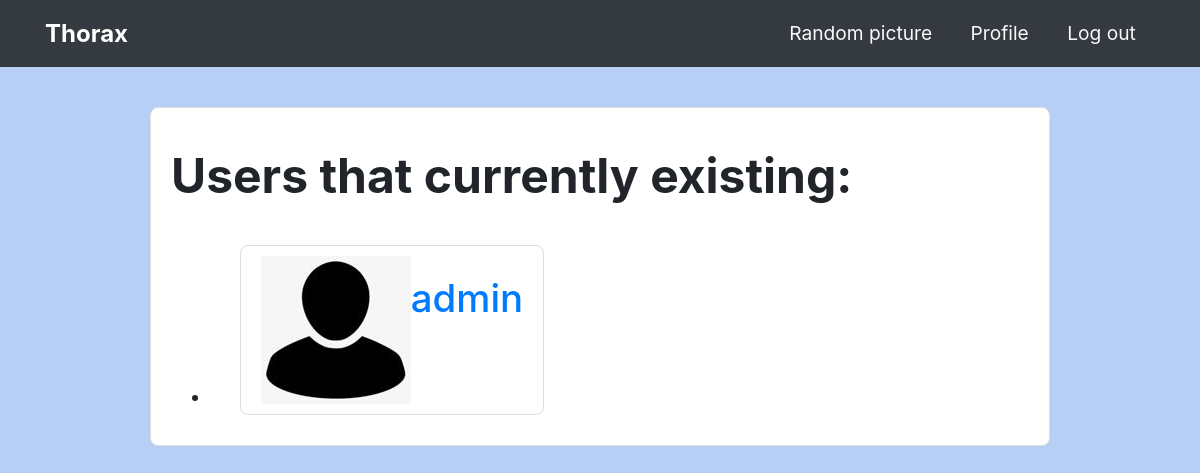
/home/ (signed in), run on an earlier commit of the app's database.
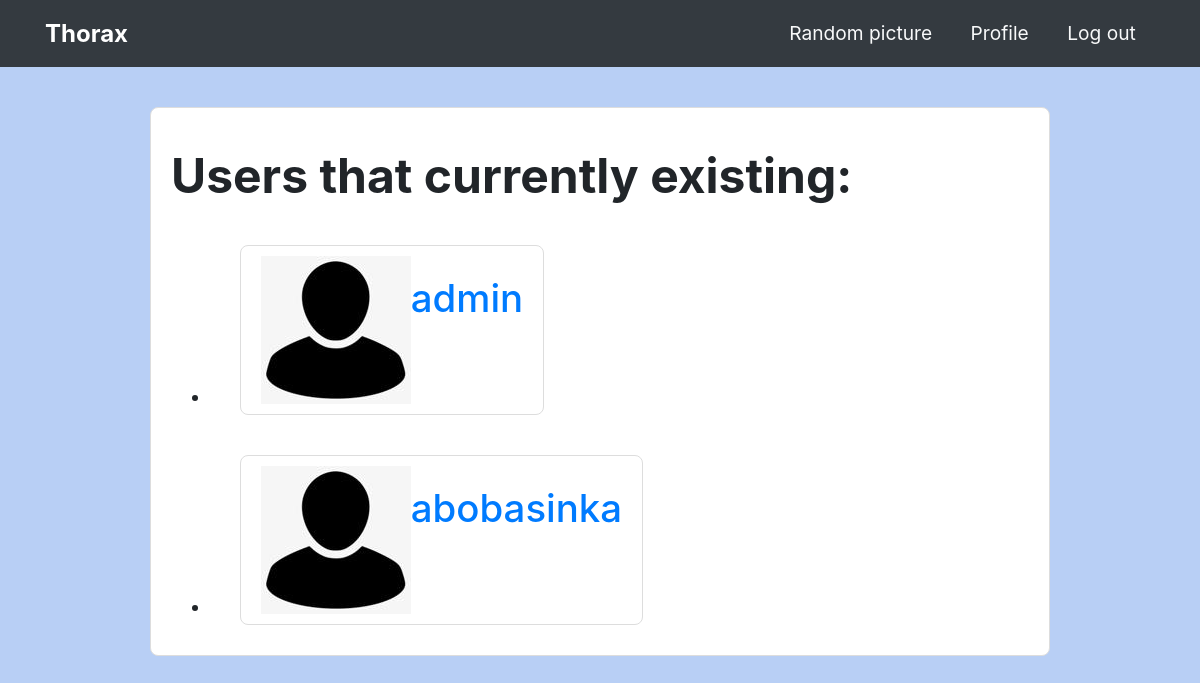
And on a later commit of the database.
### users/models.py (models this page shows, shortened)
class Profile(models.Model):
	user = models.OneToOneField(User, on_delete=models.CASCADE)
	avatar = models.ImageField(default='default.jpg', upload_to='profile_images')
	name = models.CharField(max_length=30, null=True, blank=True)
	surname = models.CharField(max_length=30, null=True, blank=True)
	bio = models.TextField(max_length=400, default='Empty bio yet')
	following = models.ManyToManyField(User, related_name='following', blank=True)
	created = models.DateTimeField(auto_now=True)
	class Meta:
		ordering = ['-created']

### home/views.py (the view)
# urls.py: path('home/', UsersListView.as_view(), name='home'),
class UsersListView(ListView):
	model = Profile
	template_name = 'home/home.html'
	context_object_name = 'profiles'
	def get_queryset(self):
		return Profile.objects.all().exclude(user = self.request.user)

### home/templates/home/home.html
{%extends "home/base.html"%}
{%block content%}
<div class="content-section">
	<h1 class="font-weight-bold mt-4">Users that currently existing:</h1>
	{%if user.is_authenticated%}
	<ul>
		{%for profile in profiles%}
		<li>
			<article class="media content-section ml-4">
				<img class="account-img align-self-center" src="{{profile.avatar.url}}">
				<h2 class="username-text mt-3"><a class="article title" href="{%url 'profile_info' profile.user.id%}">{{profile.user.username}}</a></h2>
			</article>
		</li>
		{%endfor%}
	</ul>
	{%else%}
	<p class="text">First you need to <a href="{%url 'login'%}">log in</a> to see the list of users.</p>
	{%endif%}
{%endblock content%}

### home/templates/home/base.html (shortened to what this page needs)
{%load static%}
<!DOCTYPE html>
<html>
<head>
    <link rel="stylesheet" href="https://maxcdn.bootstrapcdn.com/bootstrap/4.0.0/css/bootstrap.min.css">
    <link rel="stylesheet" type="text/css" href="{%static 'home/main.css'%}">
</head>
<body>
	<header class="site-header">
		<nav class="navbar navbar-dark bg-dark">
			<div class="container">
				<a class="navbar-brand font-weight-bold" href="{%url 'home'%}">Thorax</a>
				<div class="nav">
					<a class="nav-item nav-link text-light" href="{%url 'random_picture'%}">Random picture</a>
				{%if user.is_authenticated%}
					<a class="nav-item nav-link text-light" href="{%url 'profile'%}">Profile</a>
					<a class="nav-item nav-link text-light" href="{%url 'logout'%}">Log out</a>
				{%else%}
					<a class="nav-item nav-link text-light" href="{%url 'register'%}">Register</a>
					<a class="nav-item nav-link text-light" href="{%url 'login'%}">Log in</a>
				{%endif%}
				</div>
			</div>
		</nav>
	</header>
	{%block content%}{%endblock%}
</body>
</html>

### home/static/home/main.css (style rules this page uses)
html { font-size: 1.2rem; }
body { background: #b8cff5; }
.content-section { background: #fff; margin: 40px 150px; padding: 10px 20px; border: 1px solid #dddddd; border-radius: 8px; margin-bottom: 20px; }
li { width:fit-content; }

What changed in the data, as far as the page shows it:
added Profile: avatar (placeholder picture), user.username "abobasinka"
